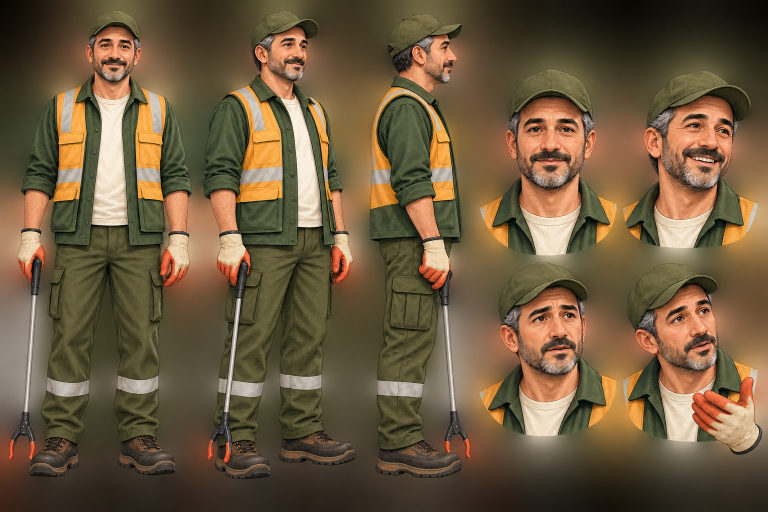
#> input picture apps/mobile/assets/mascot/source/fatih-abi-reference-sheet.png, 1536 x 1024 px (shown at 1/2 size)
$ python -i privacy_transform.py   (imports and definitions only)
#> lines starting #> are read from the running program, lines starting #| are printed output that depends on the picture
"""Advisory face and license-plate blur for private image derivatives.

This module detects visual regions only. It does not recognize faces, identify people,
or decide whether an image is safe to publish. Every output requires human review.
"""

from __future__ import annotations

import os
import struct
import sys
from dataclasses import dataclass
from pathlib import Path
from typing import Protocol

import cv2
import numpy as np

MAX_IMAGE_BYTES = 12 * 1024 * 1024
MAX_IMAGE_PIXELS = 16_000_000
MAX_IMAGE_DIMENSION = 10_000
JPEG_QUALITY = 92


class PrivacyTransformError(ValueError):
    """Raised when an image cannot be processed within the worker's limits."""


class RegionDetector(Protocol):
    def detectMultiScale(self, image: np.ndarray, **kwargs: object) -> np.ndarray: ...


@dataclass(frozen=True)
class TransformResult:
    jpeg_bytes: bytes
    face_region_count: int
    plate_region_count: int
    human_review_required: bool = True


# [98 lines left out: functions _jpeg_dimensions, _image_dimensions, _validate_dimensions, _expand_region, _blur_region, not called in this run]


def _cascade_default_path(filename: str) -> Path | None:
    bundled_path = getattr(getattr(cv2, "data", None), "haarcascades", None)
    candidates = [
        Path(bundled_path) / filename if bundled_path else None,
        Path(sys.prefix) / "share/opencv4/haarcascades" / filename,
        Path("/usr/share/opencv4/haarcascades") / filename,
        Path("/opt/homebrew/share/opencv4/haarcascades") / filename,
    ]
    return next((path for path in candidates if path and path.is_file()), None)


def _load_detector(environment_key: str, fallback_name: str) -> RegionDetector:
    configured = os.environ.get(environment_key, "").strip()
    path = Path(configured) if configured else _cascade_default_path(fallback_name)
    if path is None or not path.is_file():
        raise RuntimeError(f"Required visual-region model is unavailable: {environment_key}.")
    detector = cv2.CascadeClassifier(str(path))
    if detector.empty():
        raise RuntimeError(f"Required visual-region model could not be loaded: {environment_key}.")
    return detector


class PrivacyTransformer:
    def __init__(
        self,
        face_detector: RegionDetector | None = None,
        plate_detector: RegionDetector | None = None,
    ) -> None:
        self.face_detector = face_detector or _load_detector(
            "FACE_CASCADE_PATH", "haarcascade_frontalface_default.xml"
        )
        self.plate_detector = plate_detector or _load_detector(
            "PLATE_CASCADE_PATH", "haarcascade_license_plate_rus_16stages.xml"
        )
        cv2.setNumThreads(1)

    def transform(self, data: bytes) -> TransformResult:
        if not data or len(data) > MAX_IMAGE_BYTES:
            raise PrivacyTransformError("Image payload is empty or exceeds the size limit.")

        width, height = _image_dimensions(data)
        _validate_dimensions(width, height)

        encoded = np.frombuffer(data, dtype=np.uint8)
        image = cv2.imdecode(encoded, cv2.IMREAD_COLOR)
        if image is None:
            raise PrivacyTransformError("Image data could not be decoded.")
        image_height, image_width = image.shape[:2]
        _validate_dimensions(image_width, image_height)

        gray = cv2.cvtColor(image, cv2.COLOR_BGR2GRAY)
        face_regions = self.face_detector.detectMultiScale(
            gray,
            scaleFactor=1.05,
            minNeighbors=4,
            minSize=(24, 24),
        )
        plate_regions = self.plate_detector.detectMultiScale(
            gray,
            scaleFactor=1.05,
            minNeighbors=3,
            minSize=(48, 14),
        )

        for regions in (face_regions, plate_regions):
            for x, y, box_width, box_height in regions:
                box = _expand_region(
                    int(x),
                    int(y),
                    int(box_width),
                    int(box_height),
                    image_width,
                    image_height,
                )
                _blur_region(image, box)

        success, output = cv2.imencode(
            ".jpg",
            image,
            [cv2.IMWRITE_JPEG_QUALITY, JPEG_QUALITY],
        )
        if not success:
            raise PrivacyTransformError("Processed image could not be encoded.")
        return TransformResult(
            jpeg_bytes=output.tobytes(),
            face_region_count=len(face_regions),
            plate_region_count=len(plate_regions),
        )

>>> import cv2
>>> picture = cv2.imread('../../../apps/mobile/assets/mascot/source/fatih-abi-reference-sheet.png', cv2.IMREAD_GRAYSCALE)
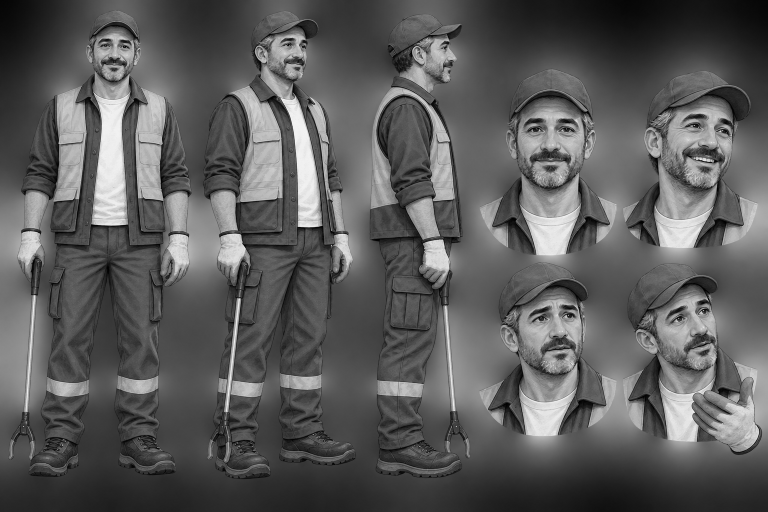
#> picture: shape (1024, 1536) (shown at 1/2 size); min 0, max 254, mean 91.6
>>> result = PrivacyTransformer().transform(picture)
#> (the run stopped early here; a loop or call above may not have finished)
